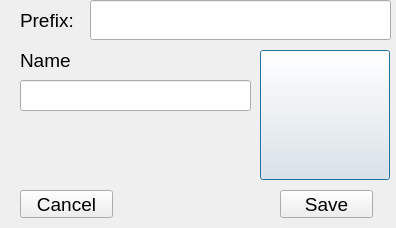
<?xml version="1.0" encoding="UTF-8"?>
<ui version="4.0">
 <class>Dialog</class>
 <widget class="QDialog" name="Dialog">
  <property name="geometry">
   <rect>
    <x>0</x>
    <y>0</y>
    <width>396</width>
    <height>228</height>
   </rect>
  </property>
  <property name="windowTitle">
   <string>Dialog</string>
  </property>
  <widget class="QPushButton" name="image">
   <property name="geometry">
    <rect>
     <x>260</x>
     <y>50</y>
     <width>130</width>
     <height>130</height>
    </rect>
   </property>
   <property name="text">
    <string/>
   </property>
   <property name="icon">
    <iconset resource="../AccountManagement/resources.qrc">
     <normaloff>:/images/ClickToAddAvatar.png</normaloff>:/images/ClickToAddAvatar.png</iconset>
   </property>
   <property name="iconSize">
    <size>
     <width>130</width>
     <height>130</height>
    </size>
   </property>
  </widget>
  <widget class="QLabel" name="label">
   <property name="geometry">
    <rect>
     <x>20</x>
     <y>50</y>
     <width>81</width>
     <height>21</height>
    </rect>
   </property>
   <property name="font">
    <font>
     <pointsize>14</pointsize>
    </font>
   </property>
   <property name="text">
    <string>Name</string>
   </property>
  </widget>
  <widget class="QLineEdit" name="name">
   <property name="geometry">
    <rect>
     <x>20</x>
     <y>80</y>
     <width>231</width>
     <height>31</height>
    </rect>
   </property>
  </widget>
  <widget class="QPushButton" name="save">
   <property name="geometry">
    <rect>
     <x>280</x>
     <y>190</y>
     <width>93</width>
     <height>28</height>
    </rect>
   </property>
   <property name="font">
    <font>
     <pointsize>14</pointsize>
    </font>
   </property>
   <property name="text">
    <string>Save</string>
   </property>
  </widget>
  <widget class="QPushButton" name="cancel">
   <property name="geometry">
    <rect>
     <x>20</x>
     <y>190</y>
     <width>93</width>
     <height>28</height>
    </rect>
   </property>
   <property name="font">
    <font>
     <pointsize>14</pointsize>
    </font>
   </property>
   <property name="text">
    <string>Cancel</string>
   </property>
  </widget>
  <widget class="QLabel" name="label_2">
   <property name="geometry">
    <rect>
     <x>20</x>
     <y>10</y>
     <width>71</width>
     <height>21</height>
    </rect>
   </property>
   <property name="font">
    <font>
     <pointsize>14</pointsize>
    </font>
   </property>
   <property name="text">
    <string>Prefix:</string>
   </property>
  </widget>
  <widget class="QLineEdit" name="prefix">
   <property name="geometry">
    <rect>
     <x>90</x>
     <y>0</y>
     <width>301</width>
     <height>40</height>
    </rect>
   </property>
   <property name="readOnly">
    <bool>true</bool>
   </property>
  </widget>
 </widget>
 <resources>
  <include location="../AccountManagement/resources.qrc"/>
 </resources>
 <connections/>
</ui>
